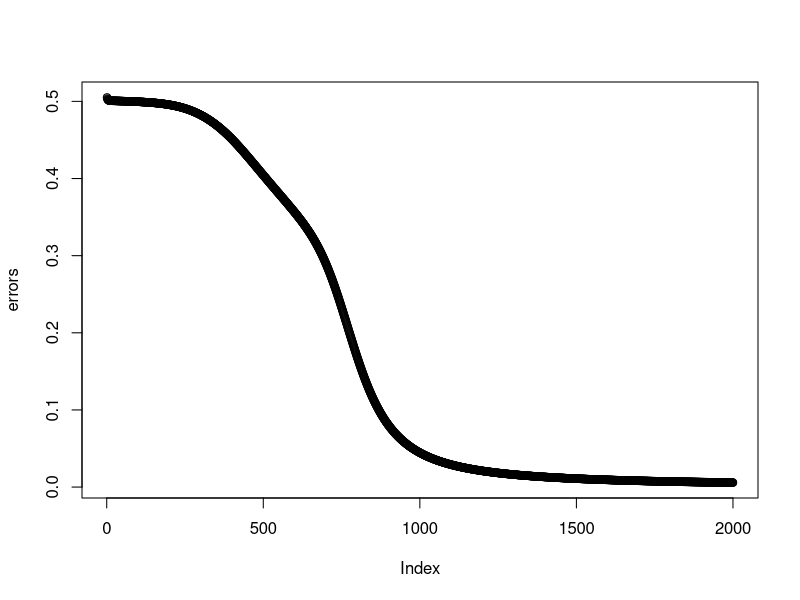

Write the R code that produced this figure.
## Solve the XOR problem

## let's build a sigmoidal activation
g <- function(x) { 1 / (1+ exp(-x)) }

## be careful about interpreting gprime!!!
gprime <- function(x) { y <- g(x); y * (1 - y) }

#curve(g, xlim=c(-3, 3))
#curve(gprime, xlim=c(-3, 3))
bias = -1

epsilon = 0.5

data = matrix( c(0, 0, bias, 0,
                 0, 1, bias, 1,
                 1, 0, bias, 1,
                 1, 1, bias, 0), 4, 4, byrow=TRUE)

inputs = t(data[,1:3])
targets = data[,4]


I=2 #excluding bias
J=2 #eclusing bias
K=1

W1 = matrix(runif(J*(I+1)), J, I+1) #+1 for bias
W2 = matrix(runif(K*(J+1)), K, J+1)


## "ideal weights"
ideal <- FALSE
if (ideal) {
  W1 = rbind( c(4, 4, 6),
             c(5, 5, 2))
  W2 = rbind( c(-8, 8, 4))
}

z_j = matrix(0, J+1, 1)
delta_j = rep(0,J)

nepoch = 2000
errors = rep(0, nepoch)

for (epoch in 1:nepoch) {
  DW1 = matrix(0, J, I+1)
  DW2 = matrix(0, K, J+1)

  epoch_err = 0.0


  for (i in 1:ncol(inputs)) {
    ## forward activation
    z_i = inputs[,i,drop=FALSE] # keep as col vector
    t_k = targets[i]
    
    ## input to hidden
    x_j = W1 %*% z_i

    for (q in 1:J) {
      z_j[q] = g(x_j[q])
    }
    z_j[J+1] = bias
    

    ## hidden to output

    x_k = W2 %*% z_j
    z_k = g(x_k)
    ##cat(sprintf("%.3f %.3f %.3f %.3f o %.3f %.3f\n", x_j[1,1], x_j[2,1], z_j[1,1], z_j[2,1], x_k, z_k))
    error = sum(0.5 * (t_k - z_k)^2)

    
    epoch_err = epoch_err + error
    
    ## backward error propagation.
    delta_k = gprime(x_k) * (t_k - z_k)
    for (q in 1:(J+1)) {
      for (r in 1:K) {
        DW2[r,q] = DW2[r,q] + z_j[q] * delta_k[r]
      }
    }

    ## Now get deltas for hidden layer.
    for (q in 1:J) {
      delta_j[q] = gprime(x_j[q]) * delta_k[1] * W2[1,q]
    }

    for (p in 1:(I+1)) {
      for (q in 1:J) {
        DW1[q,p] = DW1[q,p] + delta_j[q] * z_i[p]
        ##DW1[q,p] =  delta_j[q] * z_i[p]
      }
    }
    ##stopifnot(all.equal(DW1, cbind(delta_j) %*% t(z_i)))

  }

  

  ## end of an epoch.
  errors[epoch] = epoch_err
  if ((epoch %%50)==0) {
    print(epoch_err)
  }
  W2 = W2 + (epsilon*DW2)
  W1 = W1 + (epsilon*DW1)
  ##print(W1)
}

plot(errors)



print_activations <-  function() {
  ## Helper function to show state of all the units in the network.
  z_j = matrix(0, J+1, 1)
  
  n_inputs = ncol(inputs)
  ncol = I + J + K
  activations = matrix(0, n_inputs, ncol)
  for (i in 1:n_inputs) {
    z_i = inputs[,i, drop=FALSE]
    x_j = W1 %*% z_i
    for (q in 1:J) {
      z_j[q] = g(x_j[q])
    }
    z_j[J+1] = bias

    x_k = W2 %*% z_j
    z_k = g(x_k)
    ##browser()
    activations[i,] = c( z_i[1:I], z_j[1:J], z_k)
  }
  activations
}

print_activations()
